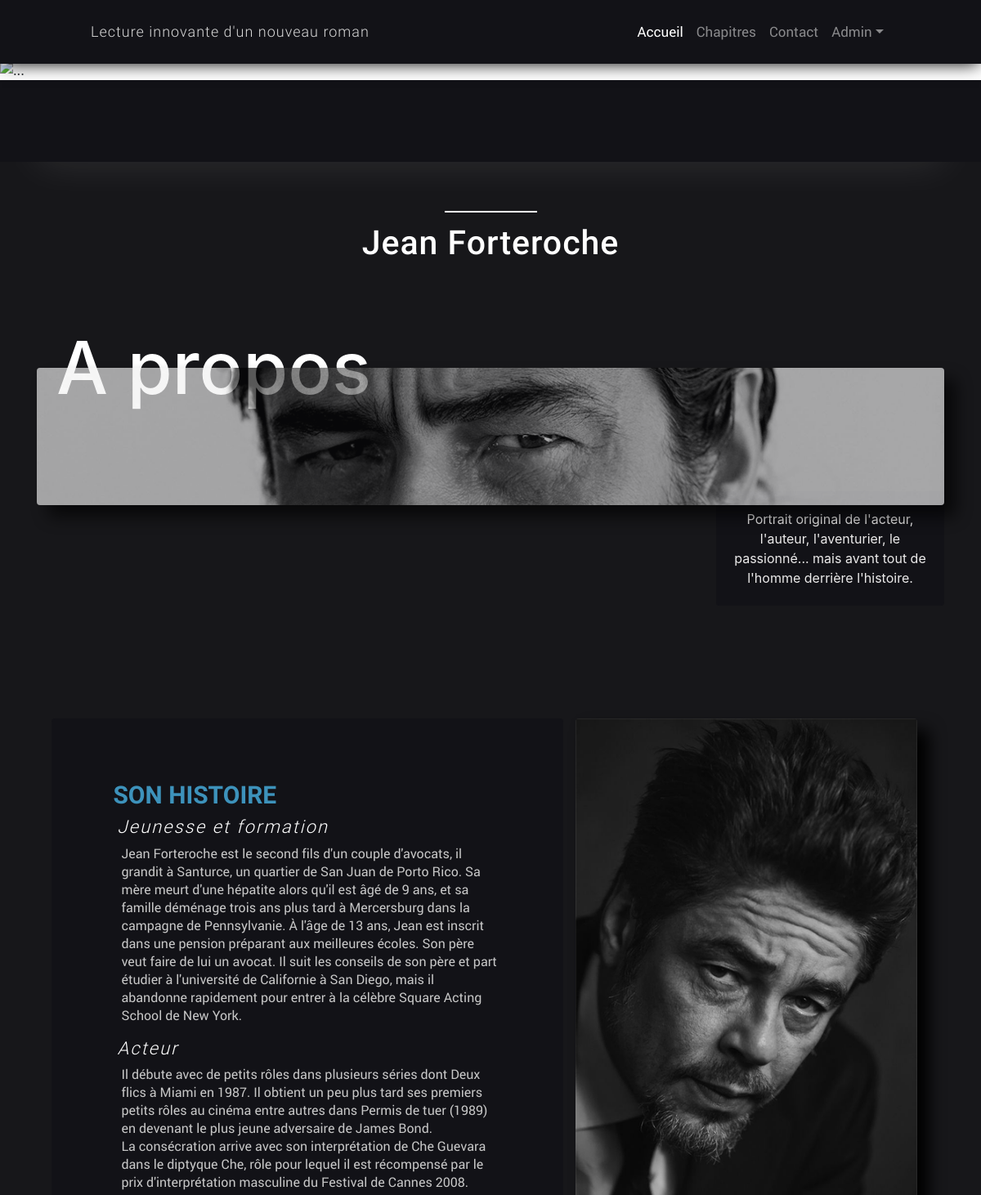
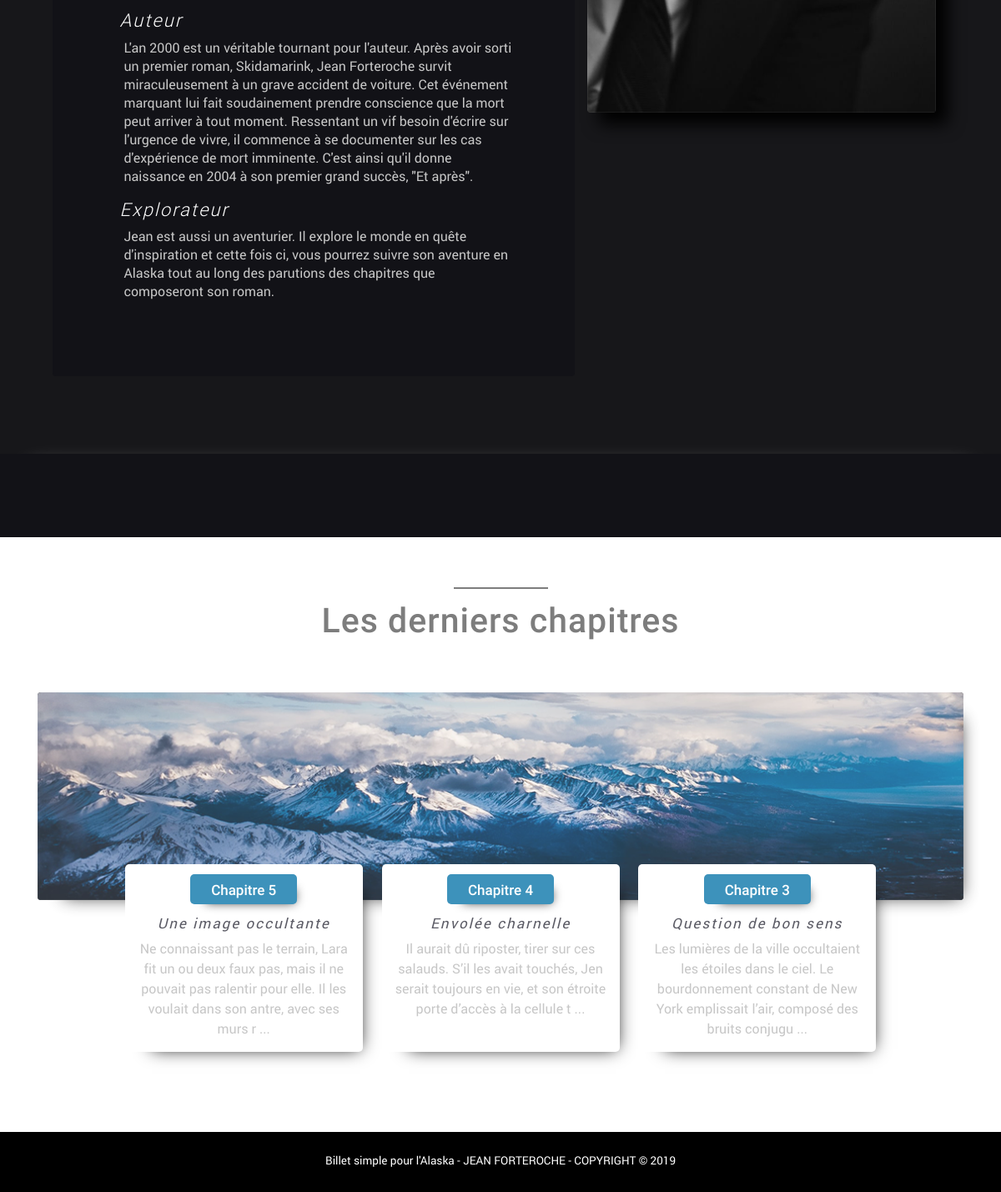
The page / on the database its author committed (2 pictures, top to bottom).
### tables this page shows
CREATE TABLE `chapitres` (
  `id_chapitre` int(11) NOT NULL,
  `numero` varchar(20) NOT NULL,
  `titre` varchar(255) NOT NULL,
  `date_creation` datetime NOT NULL,
  `date_publication` datetime NOT NULL DEFAULT CURRENT_TIMESTAMP,
  `statut` int(11) NOT NULL DEFAULT '0',
  `content_text` text NOT NULL,
  `img_name` text,
  `img_dest` text
);

### controller/ctrl-Frontend.php (called while the page is built, shortened)
<?php
require('model/ChapterManager.php');
	function viewPreviewChaps()
		{
		    $chapterManager = new ChapterManager();
		    $previewChaps = $chapterManager->getPreviewChaps();
			require 'view/frontend/indexView.php';
		}

### model/ChapterManager.php (called while the page is built, shortened)
<?php
class ChapterManager extends Manager
    {
        public function getPreviewChaps()
            {
                $db = $this->dbConnect();
                $previewChaps = $db->query('SELECT id_chapitre, numero, titre, content_text, DATE_FORMAT(date_creation, "%d/%m/%Y à %Hh%imin%ss") AS date_creation_fr FROM chapitres WHERE statut="1" ORDER BY date_creation DESC LIMIT 0, 3');
                return $previewChaps;
            }
    }

### view/frontend/indexView.php (the view, shortened to what this page needs)
    <a id="navTitre" class="navbar-brand" href="#">
        Lecture innovante d'un nouveau roman
    </a>
    <li class="nav-item active">
        <a class="nav-link" href="index.php">Accueil</a>
    </li>
    <li class="nav-item">
        <a class="nav-link" href="<?='index.php?action=Chapitres'?>">Chapitres</a>
    </li>
    <li class="nav-item">
        <a class="nav-link" href="<?='index.php?action=Contact'?>">Contact</a>
    </li>
    <section id="slider" class="" >
        <div id="slideshow" class="">
            <figure id="slide1" class="mySlides">
                <img class="slideshowImg" src="public/images/slide1.png" alt= "...">
                <figcaption>
                    <h2>Billet simple pour l'Alaska</h2>
                    <p>
                    </p>
                </figcaption>
            </figure>
        </div>
    </section>
    <section id="transition1"></section>
    <section id="bio">
        <div id="bioContenair" class="container">
            <hr>
            <h2>Jean Forteroche</h2>
            <div id="bioPart1">
                <h3>A propos</h3>
                <img src="public/images/jean1.png">
                <p>
                  Portrait original de l'acteur, l'auteur, l'aventurier, le passionné... mais avant tout de l'homme derrière l'histoire.
                </p>
            </div>
            <div id="bioPart2" class="row">
                <div id="bio2Text" class="col-xs-12 col-lg-7">
                    <h4>SON HISTOIRE</h4>
                    <h6>Jeunesse et formation</h6>
                    <p>
                        Jean Forteroche est le second fils d'un couple d'avocats, il grandit à Santurce, un quartier de San Juan de Porto Rico. Sa mère meurt d'une hépatite alors qu'il est âgé de 9 ans, et sa famille déménage trois ans plus tard à Mercersburg dans la campagne de Pennsylvanie. À l'âge de 13 ans, Jean est inscrit dans une pension préparant aux meilleures écoles. Son père veut faire de lui un avocat. Il suit les conseils de son père et part étudier à l'université de Californie à San Diego, mais il abandonne rapidement pour entrer à la célèbre Square Acting School de New York.
                    </p>
                    <h6>Acteur</h6>
                    <p>
                        Il débute avec de petits rôles dans plusieurs séries dont Deux flics à Miami en 1987. Il obtient un peu plus tard ses premiers petits rôles au cinéma entre autres dans Permis de tuer (1989) en devenant le plus jeune adversaire de James Bond.<br>
                        La consécration arrive avec son interprétation de Che Guevara dans le diptyque Che, rôle pour lequel il est récompensé par le prix d'interprétation masculine du Festival de Cannes 2008.
                    </p>
                    <h6>Auteur</h6>
                    <p>
                        L'an 2000 est un véritable tournant pour l'auteur. Après avoir sorti un premier roman, Skidamarink, Jean Forteroche survit miraculeusement à un grave accident de voiture. Cet événement marquant lui fait soudainement prendre conscience que la mort peut arriver à tout moment. Ressentant un vif besoin d'écrire sur l'urgence de vivre, il commence à se documenter sur les cas d'expérience de mort imminente. C'est ainsi qu'il donne naissance en 2004 à son premier grand succès, "Et après".
                    </p>
                    <h6>Explorateur</h6>
                    <p>
                        Jean est aussi un aventurier. Il explore le monde en quête d'inspiration et cette fois ci, vous pourrez suivre son aventure en Alaska tout au long des parutions des chapitres que composeront son roman.
                    </p>
                </div>
                <div id="bio2Img" class="col-lg-5">
                    <img src="public/images/jean2.png" class="img-responsive center-block">
                </div>
            </div>
        </div>
    </section>
    <section id="transition2"></section>
    <section id="apercuChapitres">
        <div id="apercuContenair" class="container">
            <hr>
            <h2>Les derniers chapitres</h2>
            <div id="apercuPart1">
                <img src="public/images/lastChapter.png">
            </div>
            <div id="apercuPart2">
                <div id="barreBack" class="row justify-content-md-center">
                <?php while ($data = $previewChaps->fetch()): ?>
                    <div class="col-xs-12 col-md-3 previewChap">
                        <div class="chapNbr" onclick="window.location.href='<?= "index.php?action=Chapitre&idChapitre=" . $data["id_chapitre"] ?>'"><?php echo htmlspecialchars($data['numero']); ?>
                        </div>
                        <h4><?php echo htmlspecialchars($data['titre']); ?></h4>
                        <p><?php echo substr($data['content_text'], 0, 150) . " ... "; ?></p>
                    </div>
                <?php endwhile; ?>
                </div>
            </div>
        </div>
    </section>
<?php require('template.php'); ?>

### rows shown on the page
chapitres: numero "Chapitre 5", titre "Une image occultante", content_text "Ne connaissant pas le terrain, Lara fit un ou deux faux pas, mais il ne pouvait pas ralentir pour elle. Il les voulait dans son antre, avec ses murs r"
chapitres: numero "Chapitre 4", titre "Envolée charnelle", content_text "Il aurait dû riposter, tirer sur ces salauds. S’il les avait touchés, Jen serait toujours en vie, et son étroite porte d’accès à la cellule t"
chapitres: numero "Chapitre 3", titre "Question de bon sens", content_text "Les lumières de la ville occultaient les étoiles dans le ciel. Le bourdonnement constant de New York emplissait l’air, composé des bruits conjugu"
